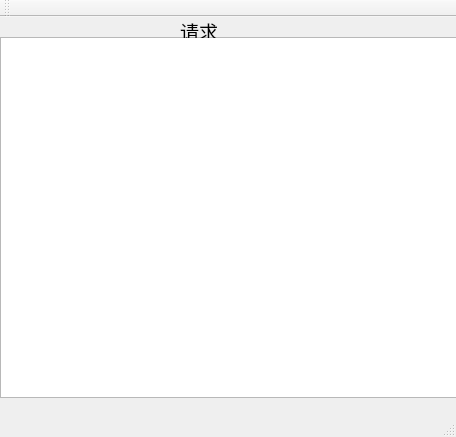
<?xml version="1.0" encoding="UTF-8"?>
<ui version="4.0">
 <class>Server</class>
 <widget class="QMainWindow" name="Server">
  <property name="geometry">
   <rect>
    <x>0</x>
    <y>0</y>
    <width>456</width>
    <height>437</height>
   </rect>
  </property>
  <property name="windowTitle">
   <string>Server</string>
  </property>
  <widget class="QWidget" name="centralWidget">
   <widget class="QTextBrowser" name="textBrowser">
    <property name="geometry">
     <rect>
      <x>0</x>
      <y>20</y>
      <width>461</width>
      <height>361</height>
     </rect>
    </property>
   </widget>
   <widget class="QLabel" name="label">
    <property name="geometry">
     <rect>
      <x>180</x>
      <y>0</y>
      <width>91</width>
      <height>21</height>
     </rect>
    </property>
    <property name="text">
     <string>&lt;html&gt;&lt;head/&gt;&lt;body&gt;&lt;p&gt;&lt;span style=&quot; font-size:14pt;&quot;&gt;请求&lt;/span&gt;&lt;/p&gt;&lt;/body&gt;&lt;/html&gt;</string>
    </property>
   </widget>
  </widget>
  <widget class="QMenuBar" name="menuBar">
   <property name="geometry">
    <rect>
     <x>0</x>
     <y>0</y>
     <width>456</width>
     <height>23</height>
    </rect>
   </property>
  </widget>
  <widget class="QToolBar" name="mainToolBar">
   <attribute name="toolBarArea">
    <enum>TopToolBarArea</enum>
   </attribute>
   <attribute name="toolBarBreak">
    <bool>false</bool>
   </attribute>
  </widget>
  <widget class="QStatusBar" name="statusBar"/>
 </widget>
 <layoutdefault spacing="6" margin="11"/>
 <resources/>
 <connections/>
</ui>
